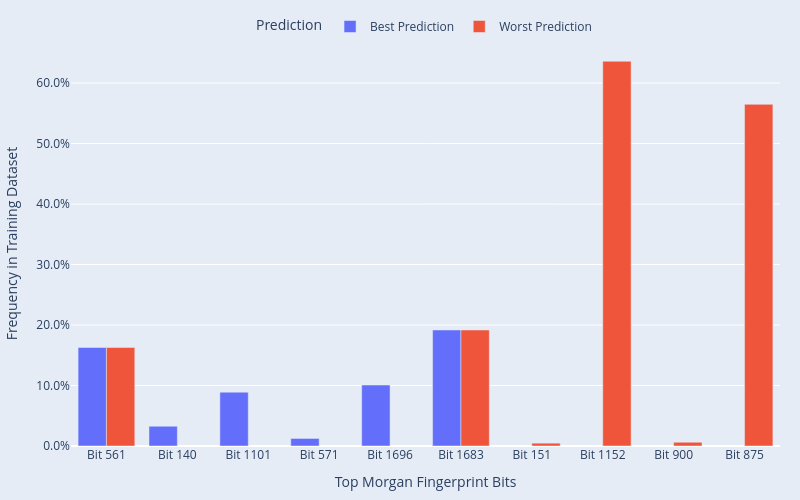

The code cell stored with this chart in its notebook:
### Markdown cell above
## Frequency of top feautures in training dataset

### Code cell
# counting the frequency of the bits in training datasets
import plotly.express as px

dataset_clean = dataset.iloc[:int(0.85*dataset.shape[0]),:]
train_set = dataset_clean.iloc[:int(0.824*dataset_clean.shape[0]),:]
X_train = np.array(train_set['fingerprint'].tolist())
y_train = train_set['rt']

def get_top_bits_indices(shap_values_row, fingerprint_row, num_bits=8):
    # Get indices of bits that are ON (1)
    on_bits = np.where(fingerprint_row == 1)[0]
    # Filter SHAP values for these bits
    relevant_shap = {bit: shap_values_row[bit] for bit in on_bits}
    # Sort by absolute SHAP value
    top_bits = sorted(relevant_shap.keys(), key=lambda x: abs(relevant_shap[x]), reverse=True)[:num_bits]
    return top_bits

# Get top bits
top_bits_best = get_top_bits_indices(shap_values[best_idx], X_ftest[best_idx], num_bits=6)
top_bits_worst = get_top_bits_indices(shap_values[worst_idx], X_ftest[worst_idx], num_bits=6)

# Prepare data for Plotly
data = []
for bit in top_bits_best:
    ratio = X_train[:, bit].mean()
    data.append({'Bit': f'Bit {bit}', 'Frequency': ratio, 'Prediction': 'Best Prediction'})

for bit in top_bits_worst:
    ratio = X_train[:, bit].mean()
    data.append({'Bit': f'Bit {bit}', 'Frequency': ratio, 'Prediction': 'Worst Prediction'})

df_counts = pd.DataFrame(data)

# Create grouped bar plot
fig = px.bar(df_counts, x='Bit', y='Frequency', color='Prediction', barmode='group',
             color_discrete_map={'Best Prediction': '#636EFA', 'Worst Prediction': '#EF553B'})

# Apply consistent styling
fig.update_layout(
    plot_bgcolor='rgba(229, 236, 246, 1)',
    paper_bgcolor='rgba(229, 236, 246, 1)',
    margin=dict(l=20, r=20, t=40, b=20),
    yaxis_tickformat='.1%',
    xaxis_title="Top Morgan Fingerprint Bits",
    yaxis_title="Frequency in Training Dataset",
    width =800,
    height=500,
    legend=dict(
        orientation="h",
        yanchor="bottom",
        y=1.00,
        xanchor="center",
        x=0.5
    ),
)

fig.show()
fig.write_image("images/Figure-4.9-Morgan-bits-in-training.svg", scale=2)

### Figure 1 — Plotly figure (JSON) as saved in the notebook; plotly's stock layout.template omitted (floating-point values rounded to 4 significant figures)
{"data": [{"alignmentgroup": "True", "hovertemplate": "Prediction=Best Prediction<br>Bit=%{x}<br>Frequency=%{y}<extra></extra>", "legendgroup": "Best Prediction", "marker": {"color": "#636EFA", "pattern": {"shape": ""}}, "name": "Best Prediction", "offsetgroup": "Best Prediction", "orientation": "v", "showlegend": true, "textposition": "auto", "type": "bar", "x": ["Bit 561", "Bit 140", "Bit 1101", "Bit 571", "Bit 1696", "Bit 1683"], "xaxis": "x", "y": [0.1628, 0.03264, 0.089, 0.01249, 0.1008, 0.1918], "yaxis": "y"}, {"alignmentgroup": "True", "hovertemplate": "Prediction=Worst Prediction<br>Bit=%{x}<br>Frequency=%{y}<extra></extra>", "legendgroup": "Worst Prediction", "marker": {"color": "#EF553B", "pattern": {"shape": ""}}, "name": "Worst Prediction", "offsetgroup": "Worst Prediction", "orientation": "v", "showlegend": true, "textposition": "auto", "type": "bar", "x": ["Bit 561", "Bit 151", "Bit 1152", "Bit 900", "Bit 1683", "Bit 875"], "xaxis": "x", "y": [0.1628, 0.004692, 0.6361, 0.006208, 0.1918, 0.5649], "yaxis": "y"}], "layout": {"barmode": "group", "height": 500, "legend": {"orientation": "h", "title": {"text": "Prediction"}, "tracegroupgap": 0, "x": 0.5, "xanchor": "center", "y": 1, "yanchor": "bottom"}, "margin": {"b": 20, "l": 20, "r": 20, "t": 40}, "paper_bgcolor": "rgba(229, 236, 246, 1)", "plot_bgcolor": "rgba(229, 236, 246, 1)", "width": 800, "xaxis": {"anchor": "y", "domain": [0, 1], "title": {"text": "Top Morgan Fingerprint Bits"}}, "yaxis": {"anchor": "x", "domain": [0, 1], "tickformat": ".1%", "title": {"text": "Frequency in Training Dataset"}}}}
